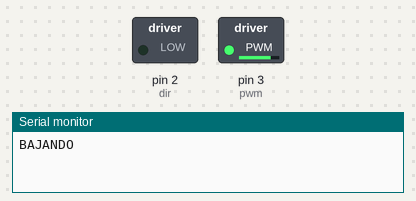
This sketch was run on a simulated Arduino Uno, built with avr-gcc and run on an emulated ATmega328P. Parts: switched loads named in the sketch (green lamp = pin HIGH), the last lines printed to the serial monitor.

Above: at 0.05 s.
At 13.95 s:
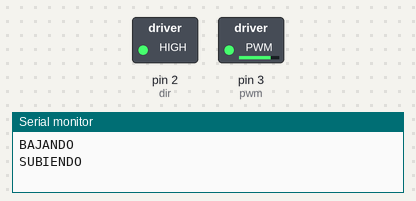
Timing chart, 0 to 16.1 s (numbered marks = the images above):
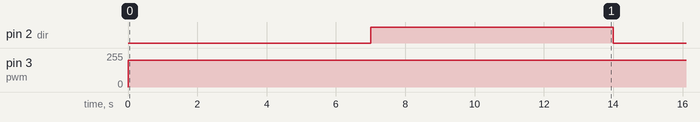

The sketch:

grua.ino
```cpp
/*
Codigo Motor
Pin GND   gnd
Pin PWM   Pin 3
Pin Dir   Pin 2

*/

#define pwm 3
#define dir 2

int velS=200; //Velocidad subida
int velB=200; //Velocidad bajada

void setup() {

  pinMode(pwm,OUTPUT);
  pinMode(dir,OUTPUT);
  Serial.begin(9600);
}


void loop() {

  Serial.println("BAJANDO");
  bajar(2000);
  delay(5000);
  Serial.println("SUBIENDO");
  subir(2000);
  delay(5000);
}

void bajar(int x){
digitalWrite(dir,LOW);
analogWrite(pwm,velB);
delay(x);
}

void subir(int x){
  digitalWrite(dir,HIGH);
  analogWrite(pwm,velS);
  delay(x);
}
```

Measured:
- by itself, pin 2 (dir): alternates HIGH for 7.0 s and LOW for 7.0 s
- by itself, pin 3 (pwm): 0/255 → 200/255 at 0.00 s
